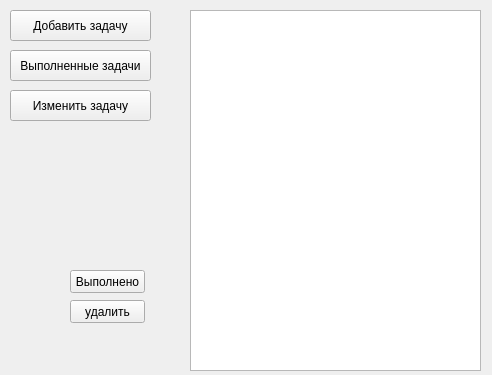
<?xml version="1.0" encoding="UTF-8"?>
<ui version="4.0">
 <class>Form</class>
 <widget class="QWidget" name="Form">
  <property name="geometry">
   <rect>
    <x>0</x>
    <y>0</y>
    <width>492</width>
    <height>375</height>
   </rect>
  </property>
  <property name="windowTitle">
   <string>Form</string>
  </property>
  <widget class="QPushButton" name="add_task">
   <property name="geometry">
    <rect>
     <x>10</x>
     <y>10</y>
     <width>141</width>
     <height>31</height>
    </rect>
   </property>
   <property name="text">
    <string>Добавить задачу</string>
   </property>
  </widget>
  <widget class="QPushButton" name="complete_tasks_button">
   <property name="geometry">
    <rect>
     <x>10</x>
     <y>50</y>
     <width>141</width>
     <height>31</height>
    </rect>
   </property>
   <property name="text">
    <string>Выполненные задачи</string>
   </property>
  </widget>
  <widget class="QPushButton" name="done_task">
   <property name="geometry">
    <rect>
     <x>70</x>
     <y>270</y>
     <width>75</width>
     <height>23</height>
    </rect>
   </property>
   <property name="text">
    <string>Выполнено</string>
   </property>
  </widget>
  <widget class="QPushButton" name="delete_task">
   <property name="geometry">
    <rect>
     <x>70</x>
     <y>300</y>
     <width>75</width>
     <height>23</height>
    </rect>
   </property>
   <property name="text">
    <string>удалить</string>
   </property>
  </widget>
  <widget class="QListWidget" name="taskListWidget">
   <property name="geometry">
    <rect>
     <x>190</x>
     <y>10</y>
     <width>291</width>
     <height>361</height>
    </rect>
   </property>
  </widget>
  <widget class="QPushButton" name="redact_tasks">
   <property name="geometry">
    <rect>
     <x>10</x>
     <y>90</y>
     <width>141</width>
     <height>31</height>
    </rect>
   </property>
   <property name="text">
    <string>Изменить задачу</string>
   </property>
  </widget>
 </widget>
 <resources/>
 <connections/>
</ui>
